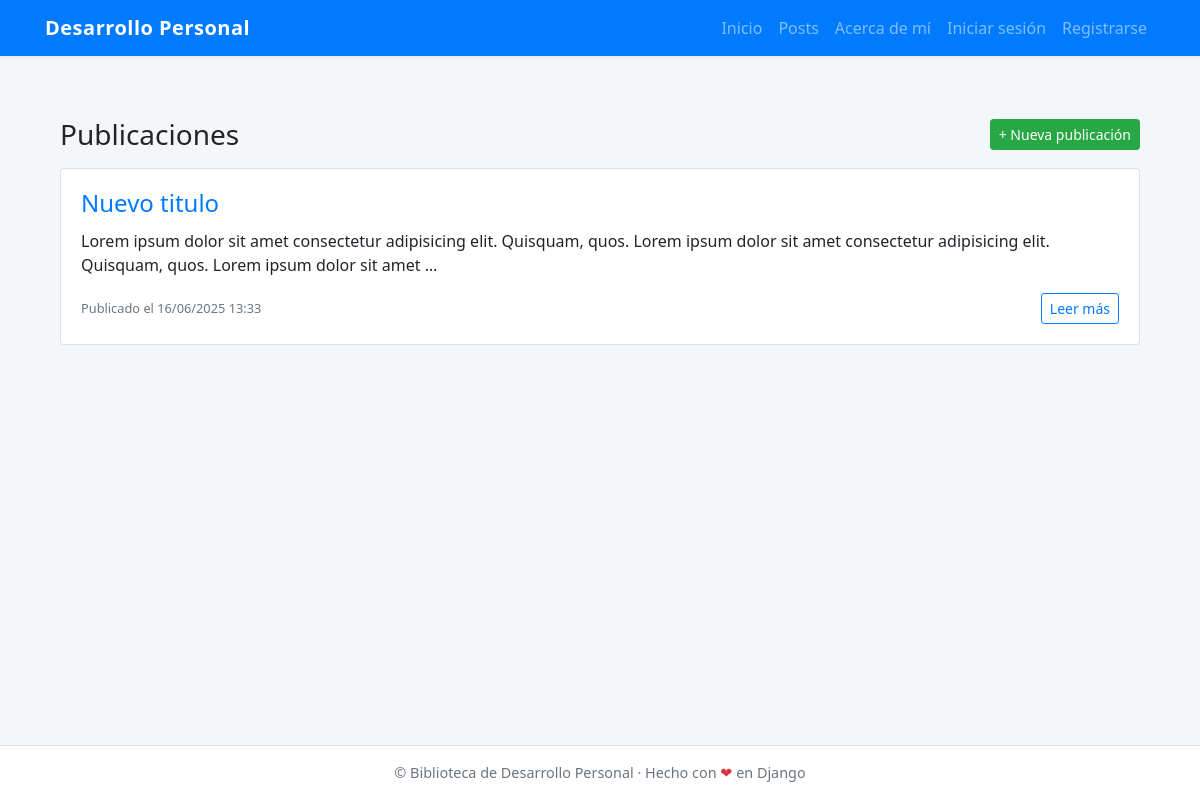
Page /post/ on the earlier database version.
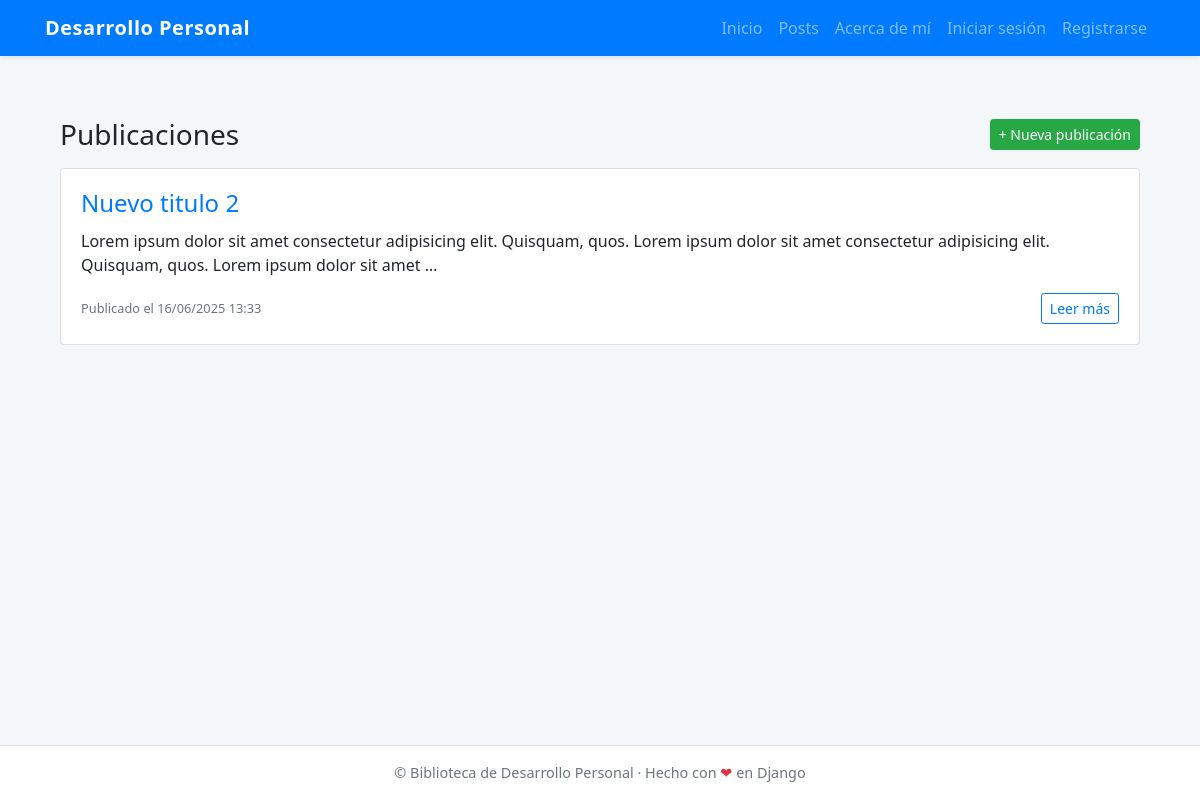
Same page on the later database version.
### core/models.py (models this page shows, shortened)
class Post(models.Model):
    title = models.CharField(max_length=100)
    content = models.TextField()
    author = models.ForeignKey(Author, on_delete=models.CASCADE)
    category = models.ForeignKey(Category, on_delete=models.CASCADE)
    created_at = models.DateTimeField(auto_now_add=True)

### core/views.py (the view)
# urls.py: path('post/', post_list, name='post_list'),
def post_list(request):
    posts = Post.objects.all()
    return render(request, 'core/post/post_list.html', {'posts': posts})

### core/templates/core/post/post_list.html (shortened to what this page needs)
{% extends 'core/base.html' %}
{% block content %}
<div class="container my-5">
  <div class="d-flex justify-content-between align-items-center mb-3">
    <h1 class="h3 mb-0">Publicaciones</h1>
    <a href="{% url 'post_create' %}" class="btn btn-success btn-sm">+ Nueva publicación</a>
  </div>
  {% if posts %} {% for post in posts %}
  <div class="card mb-4">
    <div class="card-body">
      <h4 class="card-title">
        <a href="{% url 'post_detail' post.id %}">{{ post.title }}</a>
      </h4>
      <p class="card-text">{{ post.content|truncatewords:25 }}</p>
      <div class="d-flex justify-content-between align-items-center">
        <small class="text-muted">Publicado el {{ post.created_at|date:"d/m/Y H:i" }}</small>
        <div>
          <a href="{% url 'post_detail' post.id %}" class="btn btn-outline-primary btn-sm">Leer más</a>
        </div>
      </div>
    </div>
  </div>
  {% endfor %} {% else %}
  <div class="alert alert-info">No hay páginas aún.</div>
  {% endif %}
</div>
{% endblock %}

Differences in the rows shown:
changed Post: title "Nuevo titulo" → "Nuevo titulo 2"
